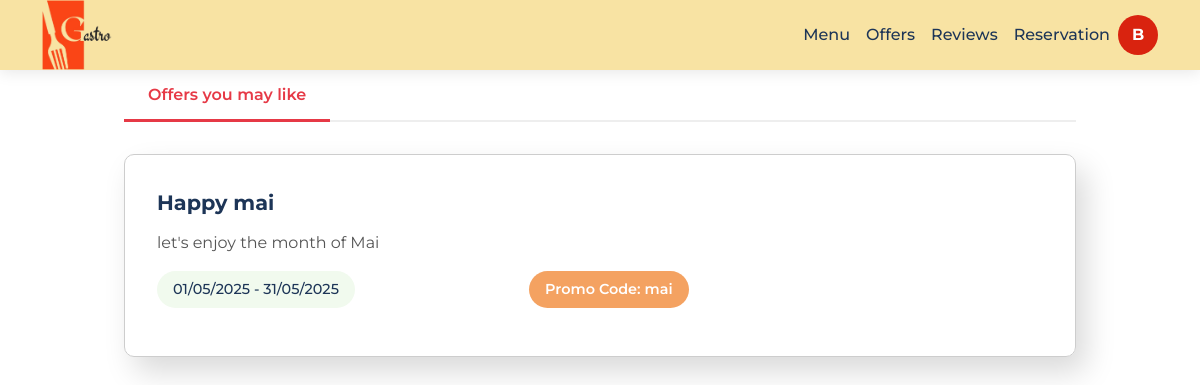
The app's page /offers/client-offers/ (signed in), older data.
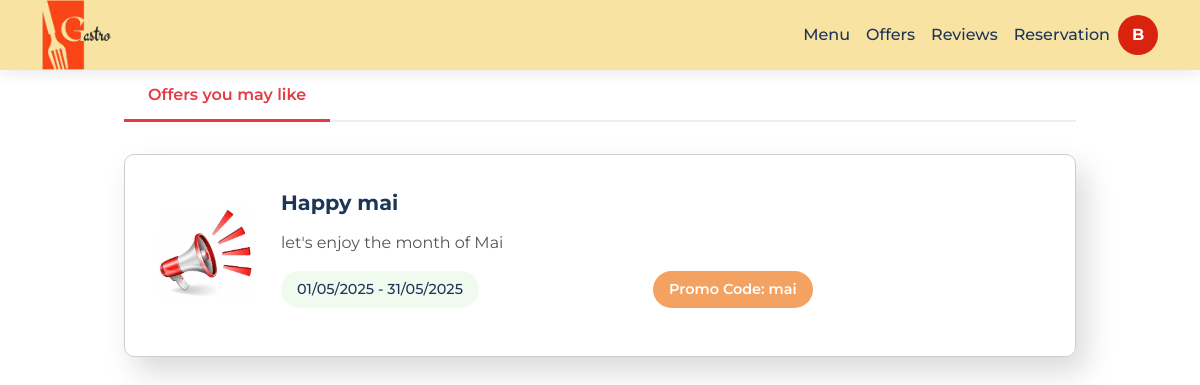
The same page, newer data.
### offers/models.py (models this page shows, shortened)
class Offer(models.Model):
    title = models.CharField(max_length=100)
    description = models.TextField()
    start_date = models.DateField()
    end_date = models.DateField()
    discount = models.FloatField()
    code = models.CharField(max_length=50, unique=True)
    uses = models.PositiveIntegerField(default=0)
    image = models.ImageField(upload_to='offers_images/', blank=True, null=True)
    @property
    def status(self):
        today = timezone.now().date()
        if today < self.start_date:
            return OfferStatus.UPCOMING
        elif self.start_date <= today <= self.end_date:
            return OfferStatus.ACTIVE
        else:
            return OfferStatus.EXPIRED

### offers/views.py (the view)
# urls.py: path('client-offers/', views.client_offer_list, name='client_offers'),
def client_offer_list(request):
    today = timezone.now().date()
    offers = Offer.objects.all()
    active_offers = [o for o in offers if o.status == OfferStatus.ACTIVE]
    return render(request, 'client/offers.html', {'active_offers': active_offers})

### templates/client/offers.html (shortened to what this page needs)
<!DOCTYPE html>
{% load static %}
<html lang="fr">
<head>
    <link href="https://cdn.jsdelivr.net/npm/bootstrap@5.3.2/dist/css/bootstrap.min.css" rel="stylesheet">
    <link rel="stylesheet" href="{% static 'styles/client/offers.css' %}">
</head>
<body>
    <nav class="navbar navbar-expand-lg">
        <div class="container">
            <a class="navbar-brand" href="{% url 'landing_page' %}"><img src="{% static 'images/GASTRO_LINK-.png'  %}" alt="GastroLink" class="logo"></a>
            <div class="collapse navbar-collapse" id="navbarNav">
                <ul class="navbar-nav ms-auto">
                    <li class="nav-item"><a class="nav-link" href="{% url 'order' %}">Menu</a></li>
                    <li class="nav-item"><a class="nav-link" href="{% url 'client_offers' %}">Offers</a></li>
                    <li class="nav-item"><a class="nav-link" href="{% url 'review_list' %}">Reviews</a></li>
                    <li class="nav-item"><a class="nav-link" href="{% url 'create_reservation' %}">Reservation</a></li>
                    {% if user.is_authenticated and user.user_type == "CLIENT" %}
                      <div class="sidebar-header">
                        <div class="avatar-circle" style="background-color: #d9230f;">
                           <a href="{% url 'profile' %}">{{ user.username.0|upper }}</a>
                        </div>
                      </div>
                    {% else %}
                    <li class="nav-item">
                      <a href="{% url 'login' %}" class="btn-signin">Sign In</a>
                    </li>
                    {% endif %}
                </ul>
            </div>
        </div>
    </nav>
    <div class="offers-container">
        <div class="offers-filter">
            <div class="filter-tab active">Offers you may like</div>
        </div>
        {% if active_offers %}
            {% for offer in active_offers %}
            <div class="offer-card d-flex flex-row  align-items-center">
                <div class="image">
                {% if offer.image %}
                        {% if offer.image %}
                        <img src="{{ offer.image.url }}" class="offer-image" alt="{{ offer.title }}">
                        {% else %}
                        <img src="{% static 'images/default.jpg' %}" class="offer-image" alt="Default Offer Image">
                        {% endif %}
                {% endif %}
                </div>
                <div class="offer-content">
                    <div class="offer-title">{{ offer.title }}</div>
                    <div class="offer-description">{{ offer.description }}</div>
                    <div class="offer-details">
                        <div class="offer-period">
                            {{ offer.start_date|date:"d/m/Y" }} - {{ offer.end_date|date:"d/m/Y" }}
                        </div>
                        <div class="promo-code">Promo Code: {{ offer.code }}</div>
                    </div>
                </div>
            </div>
            {% endfor %}
        {% else %}
            <p class="text-center mt-4">No active offers at the moment. Please check back later!</p>
        {% endif %}
    </div>
</body>
</html>

Row changes from the older to the newer data that the page shows:
changed Offer "Happy mai": image: picture added
